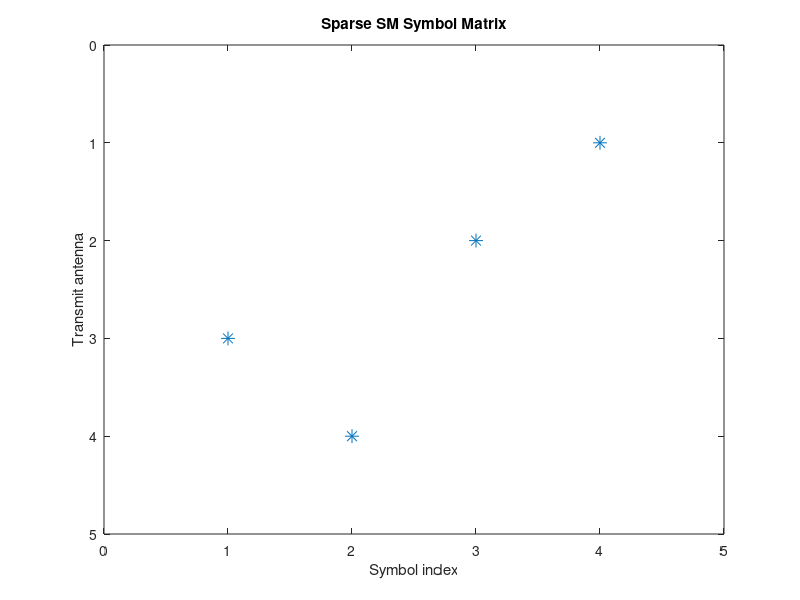

The MATLAB source for this figure:
clear;
clc;
close all;

Nt = 4;
M_SM = 8;
K = 4;
omega8 = exp(1i * 2 * pi / 8);

% Each row contains 2 antenna-index bits and 3 constellation bits.
input_bits = [
    1 0 0 1 0;
    1 1 0 1 1;
    0 1 1 1 0;
    0 0 1 0 0
];

D = zeros(Nt, K);

for k = 1:K
    space_bits = input_bits(k, 1:2);
    const_bits = input_bits(k, 3:5);

    n_k = bi2de(space_bits, 'left-msb') + 1;
    const_idx = bi2de(const_bits, 'left-msb');
    S_k = omega8^const_idx;

    d_k = zeros(Nt, 1);
    d_k(n_k) = S_k;
    D(:, k) = d_k;
end

disp('Input bits:');
disp(input_bits);

disp('8-PSK constellation mapping:');
for m = 0:M_SM-1
    fprintf('index=%d, symbol=%.4f%+.4fi\n', m, real(omega8^m), imag(omega8^m));
end

disp('Sparse spatial-modulation symbol matrix D:');
disp(D);

figure;
spy(D, 10);
title('Sparse SM Symbol Matrix');
xlabel('Symbol index');
ylabel('Transmit antenna');
